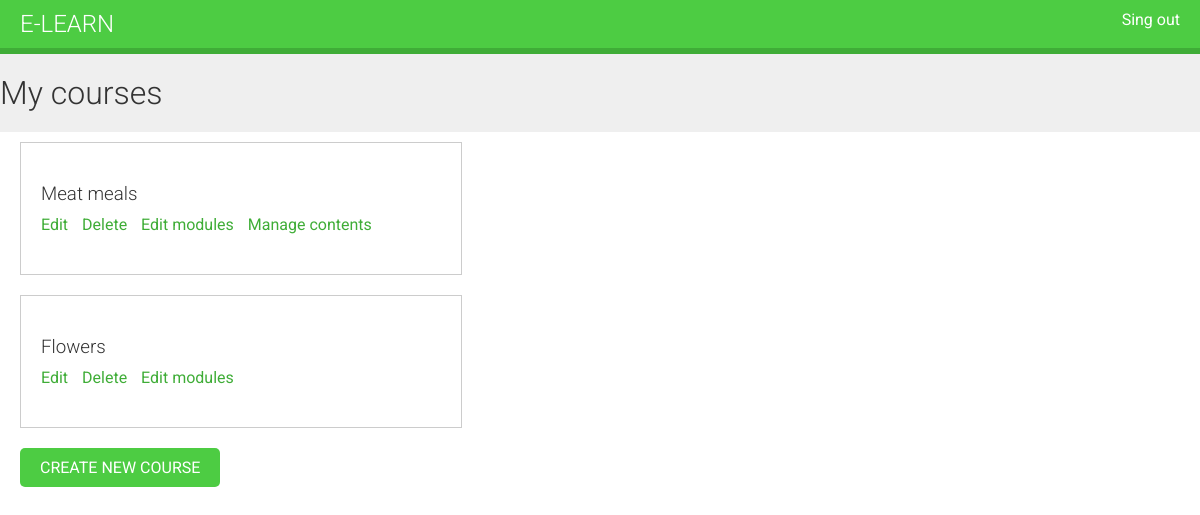
Before: /course/mine/ (signed in) with the older database file.
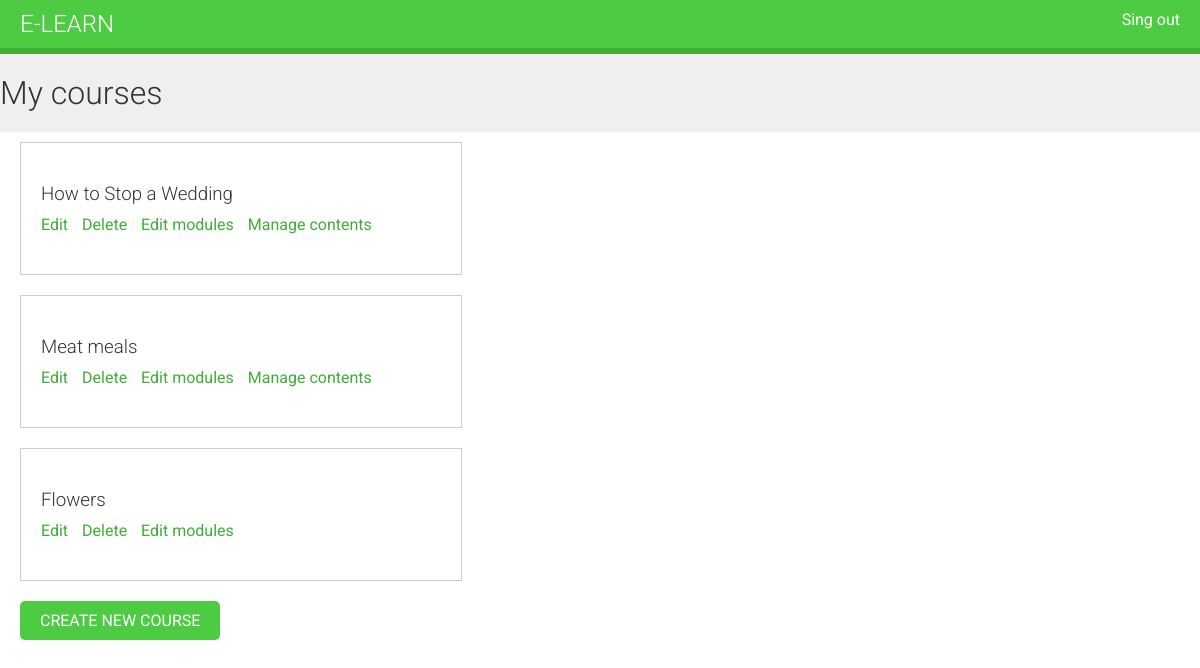
After: the same page with the newer database file.
### courses/models.py (models this page shows, shortened)
class Course(models.Model):
    owner = models.ForeignKey(User, related_name='courses_created')
    subject = models.ForeignKey(Subject, related_name='courses')
    title = models.CharField(max_length=200)
    slug = models.SlugField(max_length=200, unique=True)
    overview = models.TextField()
    created = models.DateTimeField(auto_now_add=True)
    class Meta:
        ordering = ('-created', )
    students = models.ManyToManyField(User, related_name='courses_joined', blank=True)

### courses/views.py (the view, shortened to what this page needs)
class ManageCourseListView(ListView):
    model = Course
    template_name = 'courses/manage/course/list.html'

### courses/views.py (called while the page is built)
    def get_queryset(self):
        qs = super(OwnerMixin, self).get_queryset()
        return qs.filter(owner=self.request.user)

### courses/templates/courses/manage/course/list.html (shortened to what this page needs)
{% extends "base.html" %}
{% block content %}
    <h1>My courses</h1>
    <div class="module">
        {% for course in object_list %}
            <div class="course-info">
                <h3>{{ course.title }}</h3>
                <p>
                    <a href="{% url 'course_edit' course.id %}">Edit</a>
                    <a href="{% url 'course_delete' course.id %}">Delete</a>
                    <a href="{% url 'course_module_update' course.id %}">Edit modules</a>
                    {% if course.modules.count > 0 %}
                        <a href="{% url "module_content_list" course.modules.first.id %}">Manage contents</a>
                    {% endif %}
                </p>
            </div>
        {% empty %}
            <p>You haven't created any courses yet.</p>
        {% endfor %}
        <p>
            <a href="{% url 'course_create' %}" class="button">Create new course</a>
        </p>
    </div>
{% endblock %}

Changed rows visible on the page:
added Course: title "How to Stop a Wedding", shows "Manage contents"
